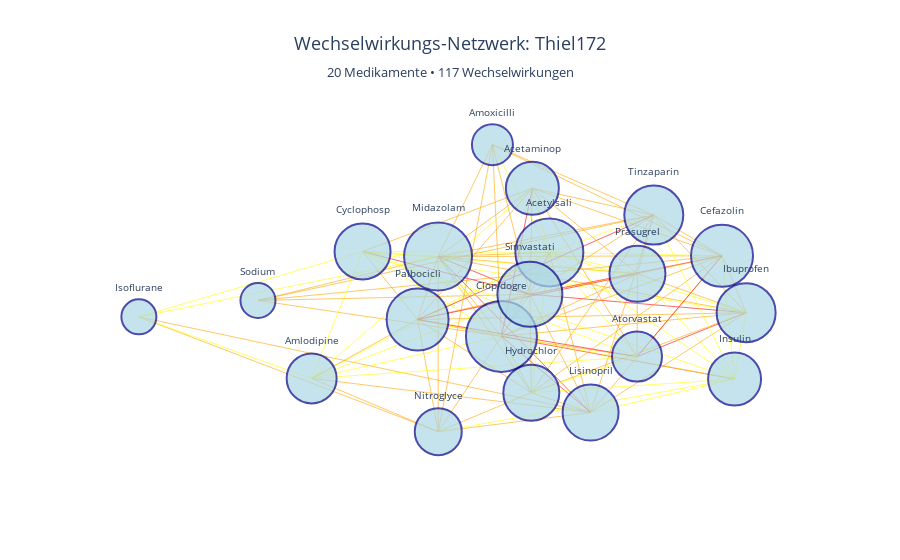

Notebook code for this chart:
### Code cell
# Netzwerk-Visualisierung: Top 20 am häufigsten interagierende Medikamente
# Reduziert auf 20, damit das Netzwerk übersichtlich bleibt

query_network = f"""
MATCH (p:Patient)-[:TAKES_MEDICATION]->(m:Medication)-[:MAPPED_TO]->(db:DrugBankDrug)
WHERE coalesce(p.family, 'Unbekannt') = '{patient_name}'
WITH p, db, m
MATCH (db)-[i:INTERACTS_WITH]-(other:DrugBankDrug)
WHERE EXISTS {{ MATCH (p)-[:TAKES_MEDICATION]->(:Medication)-[:MAPPED_TO]->(other) }}
WITH db, count(DISTINCT i) as interaction_count
ORDER BY interaction_count DESC
LIMIT 20
WITH collect(db) as top_drugs
UNWIND top_drugs as db1
UNWIND top_drugs as db2
MATCH (db1)-[i:INTERACTS_WITH]-(db2)
WHERE elementId(db1) < elementId(db2)
RETURN 
  db1.common_name as drug1,
  db2.common_name as drug2,
  i.severity as severity
"""

interactions_df = run_query(query_network)

# NetworkX Graph erstellen (Bibliothek für Netzwerk-Analyse)
G = nx.Graph()

for _, row in interactions_df.iterrows():
    G.add_edge(row['drug1'], row['drug2'], severity=row['severity'])

# Layout berechnen (Positionierung der Knoten)
pos = nx.spring_layout(G, k=3, iterations=100, seed=42)

# Kanten (Verbindungen) erstellen, eingefärbt nach Schweregrad
edge_trace = []
for edge in G.edges(data=True):
    x0, y0 = pos[edge[0]]
    x1, y1 = pos[edge[1]]
    
    severity = edge[2].get('severity', 'UNKNOWN')
    color = {
        'HIGH': 'red',
        'MODERATE': 'orange',
        'LOW': 'yellow'
    }.get(severity, 'gray')
    
    edge_trace.append(
        go.Scatter(
            x=[x0, x1, None],
            y=[y0, y1, None],
            mode='lines',
            line=dict(width=1, color=color),
            hoverinfo='none',
            showlegend=False,
            opacity=0.6
        )
    )

# Knoten (Medikamente) erstellen, Größe abhängig von Anzahl Verbindungen
node_x = []
node_y = []
node_text = []
node_sizes = []

for node in G.nodes():
    x, y = pos[node]
    node_x.append(x)
    node_y.append(y)
    connections = len(list(G.neighbors(node)))
    node_text.append(f"{node}<br>Wechselwirkungen: {connections}")
    node_sizes.append(connections * 3 + 20)

node_trace = go.Scatter(
    x=node_x,
    y=node_y,
    mode='markers+text',
    text=[n.split()[0] if len(n.split()[0]) <= 10 else n.split()[0][:10] for n in G.nodes()],
    textposition='top center',
    textfont=dict(size=10),
    hovertext=node_text,
    hoverinfo='text',
    marker=dict(
        size=node_sizes,
        color='lightblue',
        line=dict(color='darkblue', width=2)
    ),
    showlegend=False
)

# Diagramm erstellen
fig = go.Figure(data=edge_trace + [node_trace])

fig.update_layout(
    title=dict(
        text=f"Wechselwirkungs-Netzwerk: {patient_name}<br>" +
             f"<sub>{len(G.nodes())} Medikamente • {len(G.edges())} Wechselwirkungen</sub>",
        x=0.5,
        xanchor='center',
        font=dict(size=18)
    ),
    showlegend=False,
    hovermode='closest',
    xaxis=dict(showgrid=False, zeroline=False, showticklabels=False),
    yaxis=dict(showgrid=False, zeroline=False, showticklabels=False),
    height=800,
    plot_bgcolor='white',
    paper_bgcolor='white'
)

fig.show()

print(f"\nNetzwerk-Statistiken (Top 20 Medikamente):")
print(f"   Dargestellte Medikamente: {len(G.nodes())}")
print(f"   Dargestellte Wechselwirkungen: {len(G.edges())}")
print(f"   Netzwerk-Dichte: {nx.density(G):.3f}")
if len(G.nodes()) > 0:
    most_connected = max(dict(G.degree()).items(), key=lambda x: x[1])
    print(f"   Medikament mit meisten Verbindungen: {most_connected[0]} ({most_connected[1]} Wechselwirkungen)")

print("\nLegende:")
print("  - Knotengroesse: Je groesser, desto mehr Wechselwirkungen")
print("  - Kantenfarbe: Rot = HIGH, Orange = MODERATE, Gelb = LOW")

### Figure 1 — Plotly figure (JSON) as saved in the notebook; plotly's stock layout.template omitted (floating-point values rounded to 4 significant figures)
{"data": [{"hoverinfo": "none", "line": {"color": "orange", "width": 1}, "mode": "lines", "opacity": 0.6, "showlegend": false, "type": "scatter", "x": [-0.1963, 0.6311, null], "y": [0.2396, -0.04697, null]}, {"hoverinfo": "none", "line": {"color": "orange", "width": 1}, "mode": "lines", "opacity": 0.6, "showlegend": false, "type": "scatter", "x": [-0.1963, -0.02614, null], "y": [0.2396, -0.1683, null]}, {"hoverinfo": "none", "line": {"color": "orange", "width": 1}, "mode": "lines", "opacity": 0.6, "showlegend": false, "type": "scatter", "x": [-0.1963, 0.1026, null], "y": [0.2396, 0.2608, null]}, {"hoverinfo": "none", "line": {"color": "orange", "width": 1}, "mode": "lines", "opacity": 0.6, "showlegend": false, "type": "scatter", "x": [-0.1963, 0.5664, null], "y": [0.2396, 0.2439, null]}, {"hoverinfo": "none", "line": {"color": "orange", "width": 1}, "mode": "lines", "opacity": 0.6, "showlegend": false, "type": "scatter", "x": [-0.1963, -0.2513, null], "y": [0.2396, -0.08215, null]}, {"hoverinfo": "none", "line": {"color": "red", "width": 1}, "mode": "lines", "opacity": 0.6, "showlegend": false, "type": "scatter", "x": [-0.1963, 0.2133, null], "y": [0.2396, -0.5578, null]}, {"hoverinfo": "none", "line": {"color": "orange", "width": 1}, "mode": "lines", "opacity": 0.6, "showlegend": false, "type": "scatter", "x": [-0.1963, 0.0541, null], "y": [0.2396, -0.4561, null]}, {"hoverinfo": "none", "line": {"color": "orange", "width": 1}, "mode": "lines", "opacity": 0.6, "showlegend": false, "type": "scatter", "x": [-0.1963, 0.3831, null], "y": [0.2396, 0.4518, null]}, {"hoverinfo": "none", "line": {"color": "orange", "width": 1}, "mode": "lines", "opacity": 0.6, "showlegend": false, "type": "scatter", "x": [-0.1963, 0.3392, null], "y": [0.2396, 0.152, null]}, {"hoverinfo": "none", "line": {"color": "orange", "width": 1}, "mode": "lines", "opacity": 0.6, "showlegend": false, "type": "scatter", "x": [-0.1963, -0.1958, null], "y": [0.2396, -0.6552, null]}, {"hoverinfo": "none", "line": {"color": "orange", "width": 1}, "mode": "lines", "opacity": 0.6, "showlegend": false, "type": "scatter", "x": [-0.1963, -0.6801, null], "y": [0.2396, 0.01535, null]}, {"hoverinfo": "none", "line": {"color": "orange", "width": 1}, "mode": "lines", "opacity": 0.6, "showlegend": false, "type": "scatter", "x": [-0.1963, -0.05029, null], "y": [0.2396, 0.812, null]}, {"hoverinfo": "none", "line": {"color": "yellow", "width": 1}, "mode": "lines", "opacity": 0.6, "showlegend": false, "type": "scatter", "x": [-0.1963, -1, null], "y": [0.2396, -0.06852, null]}, {"hoverinfo": "none", "line": {"color": "red", "width": 1}, "mode": "lines", "opacity": 0.6, "showlegend": false, "type": "scatter", "x": [-0.1963, 0.05026, null], "y": [0.2396, 0.04684, null]}, {"hoverinfo": "none", "line": {"color": "yellow", "width": 1}, "mode": "lines", "opacity": 0.6, "showlegend": false, "type": "scatter", "x": [-0.1963, -0.3992, null], "y": [0.2396, 0.2655, null]}, {"hoverinfo": "none", "line": {"color": "orange", "width": 1}, "mode": "lines", "opacity": 0.6, "showlegend": false, "type": "scatter", "x": [-0.1963, 0.05693, null], "y": [0.2396, 0.5886, null]}, {"hoverinfo": "none", "line": {"color": "red", "width": 1}, "mode": "lines", "opacity": 0.6, "showlegend": false, "type": "scatter", "x": [0.6311, 0.05026, null], "y": [-0.04697, 0.04684, null]}, {"hoverinfo": "none", "line": {"color": "orange", "width": 1}, "mode": "lines", "opacity": 0.6, "showlegend": false, "type": "scatter", "x": [0.6311, 0.5664, null], "y": [-0.04697, 0.2439, null]}, {"hoverinfo": "none", "line": {"color": "orange", "width": 1}, "mode": "lines", "opacity": 0.6, "showlegend": false, "type": "scatter", "x": [0.6311, -0.2513, null], "y": [-0.04697, -0.08215, null]}, {"hoverinfo": "none", "line": {"color": "orange", "width": 1}, "mode": "lines", "opacity": 0.6, "showlegend": false, "type": "scatter", "x": [0.6311, 0.3831, null], "y": [-0.04697, 0.4518, null]}, {"hoverinfo": "none", "line": {"color": "orange", "width": 1}, "mode": "lines", "opacity": 0.6, "showlegend": false, "type": "scatter", "x": [0.6311, 0.3392, null], "y": [-0.04697, 0.152, null]}, {"hoverinfo": "none", "line": {"color": "red", "width": 1}, "mode": "lines", "opacity": 0.6, "showlegend": false, "type": "scatter", "x": [0.6311, 0.338, null], "y": [-0.04697, -0.2717, null]}, {"hoverinfo": "none", "line": {"color": "orange", "width": 1}, "mode": "lines", "opacity": 0.6, "showlegend": false, "type": "scatter", "x": [0.6311, -0.02614, null], "y": [-0.04697, -0.1683, null]}, {"hoverinfo": "none", "line": {"color": "yellow", "width": 1}, "mode": "lines", "opacity": 0.6, "showlegend": false, "type": "scatter", "x": [0.6311, 0.1026, null], "y": [-0.04697, 0.2608, null]}, {"hoverinfo": "none", "line": {"color": "orange", "width": 1}, "mode": "lines", "opacity": 0.6, "showlegend": false, "type": "scatter", "x": [0.6311, 0.2133, null], "y": [-0.04697, -0.5578, null]}, {"hoverinfo": "none", "line": {"color": "orange", "width": 1}, "mode": "lines", "opacity": 0.6, "showlegend": false, "type": "scatter", "x": [0.6311, 0.0541, null], "y": [-0.04697, -0.4561, null]}, {"hoverinfo": "none", "line": {"color": "yellow", "width": 1}, "mode": "lines", "opacity": 0.6, "showlegend": false, "type": "scatter", "x": [0.6311, -0.3992, null], "y": [-0.04697, 0.2655, null]}, {"hoverinfo": "none", "line": {"color": "yellow", "width": 1}, "mode": "lines", "opacity": 0.6, "showlegend": false, "type": "scatter", "x": [0.6311, 0.6001, null], "y": [-0.04697, -0.3864, null]}, {"hoverinfo": "none", "line": {"color": "orange", "width": 1}, "mode": "lines", "opacity": 0.6, "showlegend": false, "type": "scatter", "x": [-0.02614, 0.05026, null], "y": [-0.1683, 0.04684, null]}, {"hoverinfo": "none", "line": {"color": "orange", "width": 1}, "mode": "lines", "opacity": 0.6, "showlegend": false, "type": "scatter", "x": [-0.02614, 0.1026, null], "y": [-0.1683, 0.2608, null]}, {"hoverinfo": "none", "line": {"color": "orange", "width": 1}, "mode": "lines", "opacity": 0.6, "showlegend": false, "type": "scatter", "x": [-0.02614, 0.5664, null], "y": [-0.1683, 0.2439, null]}, {"hoverinfo": "none", "line": {"color": "orange", "width": 1}, "mode": "lines", "opacity": 0.6, "showlegend": false, "type": "scatter", "x": [-0.02614, -0.2513, null], "y": [-0.1683, -0.08215, null]}, {"hoverinfo": "none", "line": {"color": "orange", "width": 1}, "mode": "lines", "opacity": 0.6, "showlegend": false, "type": "scatter", "x": [-0.02614, 0.0541, null], "y": [-0.1683, -0.4561, null]}, {"hoverinfo": "none", "line": {"color": "orange", "width": 1}, "mode": "lines", "opacity": 0.6, "showlegend": false, "type": "scatter", "x": [-0.02614, 0.3392, null], "y": [-0.1683, 0.152, null]}, {"hoverinfo": "none", "line": {"color": "orange", "width": 1}, "mode": "lines", "opacity": 0.6, "showlegend": false, "type": "scatter", "x": [-0.02614, 0.338, null], "y": [-0.1683, -0.2717, null]}, {"hoverinfo": "none", "line": {"color": "orange", "width": 1}, "mode": "lines", "opacity": 0.6, "showlegend": false, "type": "scatter", "x": [-0.02614, -0.6801, null], "y": [-0.1683, 0.01535, null]}, {"hoverinfo": "none", "line": {"color": "orange", "width": 1}, "mode": "lines", "opacity": 0.6, "showlegend": false, "type": "scatter", "x": [-0.02614, -0.05029, null], "y": [-0.1683, 0.812, null]}, {"hoverinfo": "none", "line": {"color": "red", "width": 1}, "mode": "lines", "opacity": 0.6, "showlegend": false, "type": "scatter", "x": [-0.02614, 0.2133, null], "y": [-0.1683, -0.5578, null]}, {"hoverinfo": "none", "line": {"color": "yellow", "width": 1}, "mode": "lines", "opacity": 0.6, "showlegend": false, "type": "scatter", "x": [-0.02614, -0.3992, null], "y": [-0.1683, 0.2655, null]}, {"hoverinfo": "none", "line": {"color": "red", "width": 1}, "mode": "lines", "opacity": 0.6, "showlegend": false, "type": "scatter", "x": [-0.02614, 0.05693, null], "y": [-0.1683, 0.5886, null]}, {"hoverinfo": "none", "line": {"color": "yellow", "width": 1}, "mode": "lines", "opacity": 0.6, "showlegend": false, "type": "scatter", "x": [-0.02614, -0.5359, null], "y": [-0.1683, -0.3831, null]}, {"hoverinfo": "none", "line": {"color": "red", "width": 1}, "mode": "lines", "opacity": 0.6, "showlegend": false, "type": "scatter", "x": [-0.02614, 0.6001, null], "y": [-0.1683, -0.3864, null]}, {"hoverinfo": "none", "line": {"color": "orange", "width": 1}, "mode": "lines", "opacity": 0.6, "showlegend": false, "type": "scatter", "x": [-0.02614, -0.1958, null], "y": [-0.1683, -0.6552, null]}, {"hoverinfo": "none", "line": {"color": "orange", "width": 1}, "mode": "lines", "opacity": 0.6, "showlegend": false, "type": "scatter", "x": [0.1026, 0.05026, null], "y": [0.2608, 0.04684, null]}, {"hoverinfo": "none", "line": {"color": "yellow", "width": 1}, "mode": "lines", "opacity": 0.6, "showlegend": false, "type": "scatter", "x": [0.1026, 0.5664, null], "y": [0.2608, 0.2439, null]}, {"hoverinfo": "none", "line": {"color": "yellow", "width": 1}, "mode": "lines", "opacity": 0.6, "showlegend": false, "type": "scatter", "x": [0.1026, -0.2513, null], "y": [0.2608, -0.08215, null]}, {"hoverinfo": "none", "line": {"color": "yellow", "width": 1}, "mode": "lines", "opacity": 0.6, "showlegend": false, "type": "scatter", "x": [0.1026, 0.0541, null], "y": [0.2608, -0.4561, null]}, {"hoverinfo": "none", "line": {"color": "yellow", "width": 1}, "mode": "lines", "opacity": 0.6, "showlegend": false, "type": "scatter", "x": [0.1026, 0.3831, null], "y": [0.2608, 0.4518, null]}, {"hoverinfo": "none", "line": {"color": "yellow", "width": 1}, "mode": "lines", "opacity": 0.6, "showlegend": false, "type": "scatter", "x": [0.1026, 0.3392, null], "y": [0.2608, 0.152, null]}, {"hoverinfo": "none", "line": {"color": "yellow", "width": 1}, "mode": "lines", "opacity": 0.6, "showlegend": false, "type": "scatter", "x": [0.1026, 0.338, null], "y": [0.2608, -0.2717, null]}, {"hoverinfo": "none", "line": {"color": "yellow", "width": 1}, "mode": "lines", "opacity": 0.6, "showlegend": false, "type": "scatter", "x": [0.1026, -0.05029, null], "y": [0.2608, 0.812, null]}, {"hoverinfo": "none", "line": {"color": "orange", "width": 1}, "mode": "lines", "opacity": 0.6, "showlegend": false, "type": "scatter", "x": [0.1026, 0.2133, null], "y": [0.2608, -0.5578, null]}, {"hoverinfo": "none", "line": {"color": "yellow", "width": 1}, "mode": "lines", "opacity": 0.6, "showlegend": false, "type": "scatter", "x": [0.1026, -0.3992, null], "y": [0.2608, 0.2655, null]}, {"hoverinfo": "none", "line": {"color": "yellow", "width": 1}, "mode": "lines", "opacity": 0.6, "showlegend": false, "type": "scatter", "x": [0.1026, 0.05693, null], "y": [0.2608, 0.5886, null]}, {"hoverinfo": "none", "line": {"color": "yellow", "width": 1}, "mode": "lines", "opacity": 0.6, "showlegend": false, "type": "scatter", "x": [0.1026, -0.5359, null], "y": [0.2608, -0.3831, null]}, {"hoverinfo": "none", "line": {"color": "yellow", "width": 1}, "mode": "lines", "opacity": 0.6, "showlegend": false, "type": "scatter", "x": [0.1026, 0.6001, null], "y": [0.2608, -0.3864, null]}, {"hoverinfo": "none", "line": {"color": "red", "width": 1}, "mode": "lines", "opacity": 0.6, "showlegend": false, "type": "scatter", "x": [0.5664, 0.05026, null], "y": [0.2439, 0.04684, null]}, {"hoverinfo": "none", "line": {"color": "orange", "width": 1}, "mode": "lines", "opacity": 0.6, "showlegend": false, "type": "scatter", "x": [0.5664, 0.3831, null], "y": [0.2439, 0.4518, null]}, {"hoverinfo": "none", "line": {"color": "orange", "width": 1}, "mode": "lines", "opacity": 0.6, "showlegend": false, "type": "scatter", "x": [0.5664, 0.3392, null], "y": [0.2439, 0.152, null]}, {"hoverinfo": "none", "line": {"color": "orange", "width": 1}, "mode": "lines", "opacity": 0.6, "showlegend": false, "type": "scatter", "x": [0.5664, -0.6801, null], "y": [0.2439, 0.01535, null]}, {"hoverinfo": "none", "line": {"color": "orange", "width": 1}, "mode": "lines", "opacity": 0.6, "showlegend": false, "type": "scatter", "x": [0.5664, 0.2133, null], "y": [0.2439, -0.5578, null]}, {"hoverinfo": "none", "line": {"color": "orange", "width": 1}, "mode": "lines", "opacity": 0.6, "showlegend": false, "type": "scatter", "x": [0.5664, 0.0541, null], "y": [0.2439, -0.4561, null]}, {"hoverinfo": "none", "line": {"color": "orange", "width": 1}, "mode": "lines", "opacity": 0.6, "showlegend": false, "type": "scatter", "x": [0.5664, 0.05693, null], "y": [0.2439, 0.5886, null]}, {"hoverinfo": "none", "line": {"color": "yellow", "width": 1}, "mode": "lines", "opacity": 0.6, "showlegend": false, "type": "scatter", "x": [0.5664, 0.6001, null], "y": [0.2439, -0.3864, null]}, {"hoverinfo": "none", "line": {"color": "red", "width": 1}, "mode": "lines", "opacity": 0.6, "showlegend": false, "type": "scatter", "x": [0.5664, 0.338, null], "y": [0.2439, -0.2717, null]}, {"hoverinfo": "none", "line": {"color": "orange", "width": 1}, "mode": "lines", "opacity": 0.6, "showlegend": false, "type": "scatter", "x": [0.5664, -0.05029, null], "y": [0.2439, 0.812, null]}, {"hoverinfo": "none", "line": {"color": "orange", "width": 1}, "mode": "lines", "opacity": 0.6, "showlegend": false, "type": "scatter", "x": [-0.2513, 0.05026, null], "y": [-0.08215, 0.04684, null]}, {"hoverinfo": "none", "line": {"color": "orange", "width": 1}, "mode": "lines", "opacity": 0.6, "showlegend": false, "type": "scatter", "x": [-0.2513, 0.0541, null], "y": [-0.08215, -0.4561, null]}, {"hoverinfo": "none", "line": {"color": "orange", "width": 1}, "mode": "lines", "opacity": 0.6, "showlegend": false, "type": "scatter", "x": [-0.2513, -0.3992, null], "y": [-0.08215, 0.2655, null]}, {"hoverinfo": "none", "line": {"color": "orange", "width": 1}, "mode": "lines", "opacity": 0.6, "showlegend": false, "type": "scatter", "x": [-0.2513, 0.05693, null], "y": [-0.08215, 0.5886, null]}, {"hoverinfo": "none", "line": {"color": "red", "width": 1}, "mode": "lines", "opacity": 0.6, "showlegend": false, "type": "scatter", "x": [-0.2513, 0.3831, null], "y": [-0.08215, 0.4518, null]}, {"hoverinfo": "none", "line": {"color": "red", "width": 1}, "mode": "lines", "opacity": 0.6, "showlegend": false, "type": "scatter", "x": [-0.2513, 0.3392, null], "y": [-0.08215, 0.152, null]}, {"hoverinfo": "none", "line": {"color": "orange", "width": 1}, "mode": "lines", "opacity": 0.6, "showlegend": false, "type": "scatter", "x": [-0.2513, -0.5359, null], "y": [-0.08215, -0.3831, null]}, {"hoverinfo": "none", "line": {"color": "yellow", "width": 1}, "mode": "lines", "opacity": 0.6, "showlegend": false, "type": "scatter", "x": [-0.2513, 0.6001, null], "y": [-0.08215, -0.3864, null]}, {"hoverinfo": "none", "line": {"color": "orange", "width": 1}, "mode": "lines", "opacity": 0.6, "showlegend": false, "type": "scatter", "x": [-0.2513, -0.1958, null], "y": [-0.08215, -0.6552, null]}, {"hoverinfo": "none", "line": {"color": "red", "width": 1}, "mode": "lines", "opacity": 0.6, "showlegend": false, "type": "scatter", "x": [-0.2513, 0.338, null], "y": [-0.08215, -0.2717, null]}, {"hoverinfo": "none", "line": {"color": "orange", "width": 1}, "mode": "lines", "opacity": 0.6, "showlegend": false, "type": "scatter", "x": [0.2133, 0.05026, null], "y": [-0.5578, 0.04684, null]}, {"hoverinfo": "none", "line": {"color": "orange", "width": 1}, "mode": "lines", "opacity": 0.6, "showlegend": false, "type": "scatter", "x": [0.2133, 0.0541, null], "y": [-0.5578, -0.4561, null]}, {"hoverinfo": "none", "line": {"color": "orange", "width": 1}, "mode": "lines", "opacity": 0.6, "showlegend": false, "type": "scatter", "x": [0.2133, 0.3831, null], "y": [-0.5578, 0.4518, null]}, {"hoverinfo": "none", "line": {"color": "orange", "width": 1}, "mode": "lines", "opacity": 0.6, "showlegend": false, "type": "scatter", "x": [0.2133, -0.1958, null], "y": [-0.5578, -0.6552, null]}, {"hoverinfo": "none", "line": {"color": "orange", "width": 1}, "mode": "lines", "opacity": 0.6, "showlegend": false, "type": "scatter", "x": [0.2133, -1, null], "y": [-0.5578, -0.06852, null]}, {"hoverinfo": "none", "line": {"color": "orange", "width": 1}, "mode": "lines", "opacity": 0.6, "showlegend": false, "type": "scatter", "x": [0.2133, -0.5359, null], "y": [-0.5578, -0.3831, null]}, {"hoverinfo": "none", "line": {"color": "yellow", "width": 1}, "mode": "lines", "opacity": 0.6, "showlegend": false, "type": "scatter", "x": [0.2133, 0.6001, null], "y": [-0.5578, -0.3864, null]}, {"hoverinfo": "none", "line": {"color": "orange", "width": 1}, "mode": "lines", "opacity": 0.6, "showlegend": false, "type": "scatter", "x": [0.0541, 0.05026, null], "y": [-0.4561, 0.04684, null]}, {"hoverinfo": "none", "line": {"color": "orange", "width": 1}, "mode": "lines", "opacity": 0.6, "showlegend": false, "type": "scatter", "x": [0.0541, 0.3831, null], "y": [-0.4561, 0.4518, null]}, {"hoverinfo": "none", "line": {"color": "yellow", "width": 1}, "mode": "lines", "opacity": 0.6, "showlegend": false, "type": "scatter", "x": [0.0541, 0.338, null], "y": [-0.4561, -0.2717, null]}, {"hoverinfo": "none", "line": {"color": "yellow", "width": 1}, "mode": "lines", "opacity": 0.6, "showlegend": false, "type": "scatter", "x": [0.0541, 0.6001, null], "y": [-0.4561, -0.3864, null]}, {"hoverinfo": "none", "line": {"color": "orange", "width": 1}, "mode": "lines", "opacity": 0.6, "showlegend": false, "type": "scatter", "x": [0.0541, -0.1958, null], "y": [-0.4561, -0.6552, null]}, {"hoverinfo": "none", "line": {"color": "orange", "width": 1}, "mode": "lines", "opacity": 0.6, "showlegend": false, "type": "scatter", "x": [0.3831, 0.05026, null], "y": [0.4518, 0.04684, null]}, {"hoverinfo": "none", "line": {"color": "orange", "width": 1}, "mode": "lines", "opacity": 0.6, "showlegend": false, "type": "scatter", "x": [0.3831, 0.05693, null], "y": [0.4518, 0.5886, null]}, {"hoverinfo": "none", "line": {"color": "orange", "width": 1}, "mode": "lines", "opacity": 0.6, "showlegend": false, "type": "scatter", "x": [0.3831, -0.6801, null], "y": [0.4518, 0.01535, null]}, {"hoverinfo": "none", "line": {"color": "orange", "width": 1}, "mode": "lines", "opacity": 0.6, "showlegend": false, "type": "scatter", "x": [0.3831, 0.3392, null], "y": [0.4518, 0.152, null]}, {"hoverinfo": "none", "line": {"color": "yellow", "width": 1}, "mode": "lines", "opacity": 0.6, "showlegend": false, "type": "scatter", "x": [0.3831, 0.6001, null], "y": [0.4518, -0.3864, null]}, {"hoverinfo": "none", "line": {"color": "orange", "width": 1}, "mode": "lines", "opacity": 0.6, "showlegend": false, "type": "scatter", "x": [0.3831, -0.05029, null], "y": [0.4518, 0.812, null]}, {"hoverinfo": "none", "line": {"color": "orange", "width": 1}, "mode": "lines", "opacity": 0.6, "showlegend": false, "type": "scatter", "x": [0.3392, 0.05026, null], "y": [0.152, 0.04684, null]}, {"hoverinfo": "none", "line": {"color": "yellow", "width": 1}, "mode": "lines", "opacity": 0.6, "showlegend": false, "type": "scatter", "x": [0.3392, -0.3992, null], "y": [0.152, 0.2655, null]}, {"hoverinfo": "none", "line": {"color": "orange", "width": 1}, "mode": "lines", "opacity": 0.6, "showlegend": false, "type": "scatter", "x": [0.3392, 0.05693, null], "y": [0.152, 0.5886, null]}, {"hoverinfo": "none", "line": {"color": "yellow", "width": 1}, "mode": "lines", "opacity": 0.6, "showlegend": false, "type": "scatter", "x": [0.3392, 0.6001, null], "y": [0.152, -0.3864, null]}, {"hoverinfo": "none", "line": {"color": "orange", "width": 1}, "mode": "lines", "opacity": 0.6, "showlegend": false, "type": "scatter", "x": [0.3392, 0.338, null], "y": [0.152, -0.2717, null]}, {"hoverinfo": "none", "line": {"color": "orange", "width": 1}, "mode": "lines", "opacity": 0.6, "showlegend": false, "type": "scatter", "x": [-0.1958, -0.5359, null], "y": [-0.6552, -0.3831, null]}, {"hoverinfo": "none", "line": {"color": "yellow", "width": 1}, "mode": "lines", "opacity": 0.6, "showlegend": false, "type": "scatter", "x": [-0.1958, 0.6001, null], "y": [-0.6552, -0.3864, null]}, {"hoverinfo": "none", "line": {"color": "orange", "width": 1}, "mode": "lines", "opacity": 0.6, "showlegend": false, "type": "scatter", "x": [-0.1958, -0.05029, null], "y": [-0.6552, 0.812, null]}, {"hoverinfo": "none", "line": {"color": "orange", "width": 1}, "mode": "lines", "opacity": 0.6, "showlegend": false, "type": "scatter", "x": [-0.1958, -1, null], "y": [-0.6552, -0.06852, null]}, {"hoverinfo": "none", "line": {"color": "orange", "width": 1}, "mode": "lines", "opacity": 0.6, "showlegend": false, "type": "scatter", "x": [-0.6801, 0.05026, null], "y": [0.01535, 0.04684, null]}, {"hoverinfo": "none", "line": {"color": "orange", "width": 1}, "mode": "lines", "opacity": 0.6, "showlegend": false, "type": "scatter", "x": [-0.05029, 0.05026, null], "y": [0.812, 0.04684, null]}, {"hoverinfo": "none", "line": {"color": "yellow", "width": 1}, "mode": "lines", "opacity": 0.6, "showlegend": false, "type": "scatter", "x": [-1, -0.3992, null], "y": [-0.06852, 0.2655, null]}, {"hoverinfo": "none", "line": {"color": "yellow", "width": 1}, "mode": "lines", "opacity": 0.6, "showlegend": false, "type": "scatter", "x": [-1, -0.5359, null], "y": [-0.06852, -0.3831, null]}, {"hoverinfo": "none", "line": {"color": "red", "width": 1}, "mode": "lines", "opacity": 0.6, "showlegend": false, "type": "scatter", "x": [0.05026, -0.3992, null], "y": [0.04684, 0.2655, null]}, {"hoverinfo": "none", "line": {"color": "orange", "width": 1}, "mode": "lines", "opacity": 0.6, "showlegend": false, "type": "scatter", "x": [0.05026, 0.05693, null], "y": [0.04684, 0.5886, null]}, {"hoverinfo": "none", "line": {"color": "yellow", "width": 1}, "mode": "lines", "opacity": 0.6, "showlegend": false, "type": "scatter", "x": [0.05026, -0.5359, null], "y": [0.04684, -0.3831, null]}, {"hoverinfo": "none", "line": {"color": "yellow", "width": 1}, "mode": "lines", "opacity": 0.6, "showlegend": false, "type": "scatter", "x": [0.338, -0.3992, null], "y": [-0.2717, 0.2655, null]}, {"hoverinfo": "none", "line": {"color": "orange", "width": 1}, "mode": "lines", "opacity": 0.6, "showlegend": false, "type": "scatter", "x": [0.338, 0.05693, null], "y": [-0.2717, 0.5886, null]}, {"hoverinfo": "none", "line": {"color": "yellow", "width": 1}, "mode": "lines", "opacity": 0.6, "showlegend": false, "type": "scatter", "x": [0.338, -0.5359, null], "y": [-0.2717, -0.3831, null]}, {"hoverinfo": "none", "line": {"color": "orange", "width": 1}, "mode": "lines", "opacity": 0.6, "showlegend": false, "type": "scatter", "x": [-0.3992, 0.05693, null], "y": [0.2655, 0.5886, null]}, {"hoverinfo": "none", "line": {"color": "yellow", "width": 1}, "mode": "lines", "opacity": 0.6, "showlegend": false, "type": "scatter", "x": [-0.3992, -0.5359, null], "y": [0.2655, -0.3831, null]}, {"hoverinfo": "none", "line": {"color": "yellow", "width": 1}, "mode": "lines", "opacity": 0.6, "showlegend": false, "type": "scatter", "x": [-0.3992, 0.6001, null], "y": [0.2655, -0.3864, null]}, {"hoverinfo": "none", "line": {"color": "yellow", "width": 1}, "mode": "lines", "opacity": 0.6, "showlegend": false, "type": "scatter", "x": [0.05693, -0.5359, null], "y": [0.5886, -0.3831, null]}, {"hoverinfo": "text", "hovertext": ["Midazolam<br>Wechselwirkungen: 16", "Ibuprofen<br>Wechselwirkungen: 13", "Clopidogrel<br>Wechselwirkungen: 17", "Acetylsalicylic acid<br>Wechselwirkungen: 16", "Cefazolin<br>Wechselwirkungen: 14", "Palbociclib<br>Wechselwirkungen: 14", "Lisinopril<br>Wechselwirkungen: 12", "Hydrochlorothiazide<br>Wechselwirkungen: 12", "Tinzaparin<br>Wechselwirkungen: 13", "Prasugrel<br>Wechselwirkungen: 12", "Nitroglycerin<br>Wechselwirkungen: 9", "Sodium fluoride<br>Wechselwirkungen: 5", "Amoxicillin<br>Wechselwirkungen: 7", "Isoflurane<br>Wechselwirkungen: 5", "Simvastatin<br>Wechselwirkungen: 15", "Atorvastatin<br>Wechselwirkungen: 10", "Cyclophosphamide<br>Wechselwirkungen: 12", "Acetaminophen<br>Wechselwirkungen: 11", "Amlodipine<br>Wechselwirkungen: 10", "Insulin human<br>Wechselwirkungen: 11"], "marker": {"color": "lightblue", "line": {"color": "darkblue", "width": 2}, "size": [68, 59, 71, 68, 62, 62, 56, 56, 59, 56, 47, 35, 41, 35, 65, 50, 56, 53, 50, 53]}, "mode": "markers+text", "showlegend": false, "text": ["Midazolam", "Ibuprofen", "Clopidogre", "Acetylsali", "Cefazolin", "Palbocicli", "Lisinopril", "Hydrochlor", "Tinzaparin", "Prasugrel", "Nitroglyce", "Sodium", "Amoxicilli", "Isoflurane", "Simvastati", "Atorvastat", "Cyclophosp", "Acetaminop", "Amlodipine", "Insulin"], "textfont": {"size": 10}, "textposition": "top center", "type": "scatter", "x": [-0.1963, 0.6311, -0.02614, 0.1026, 0.5664, -0.2513, 0.2133, 0.0541, 0.3831, 0.3392, -0.1958, -0.6801, -0.05029, -1, 0.05026, 0.338, -0.3992, 0.05693, -0.5359, 0.6001], "y": [0.2396, -0.04697, -0.1683, 0.2608, 0.2439, -0.08215, -0.5578, -0.4561, 0.4518, 0.152, -0.6552, 0.01535, 0.812, -0.06852, 0.04684, -0.2717, 0.2655, 0.5886, -0.3831, -0.3864]}], "layout": {"autosize": true, "hovermode": "closest", "paper_bgcolor": "white", "plot_bgcolor": "white", "showlegend": false, "title": {"font": {"size": 18}, "text": "Wechselwirkungs-Netzwerk: Thiel172<br><sub>20 Medikamente • 117 Wechselwirkungen</sub>", "x": 0.5, "xanchor": "center"}, "xaxis": {"autorange": true, "range": [-1.119, 0.7667], "showgrid": false, "showticklabels": false, "type": "linear", "zeroline": false}, "yaxis": {"autorange": true, "range": [-0.8313, 0.9772], "showgrid": false, "showticklabels": false, "type": "linear", "zeroline": false}}}
